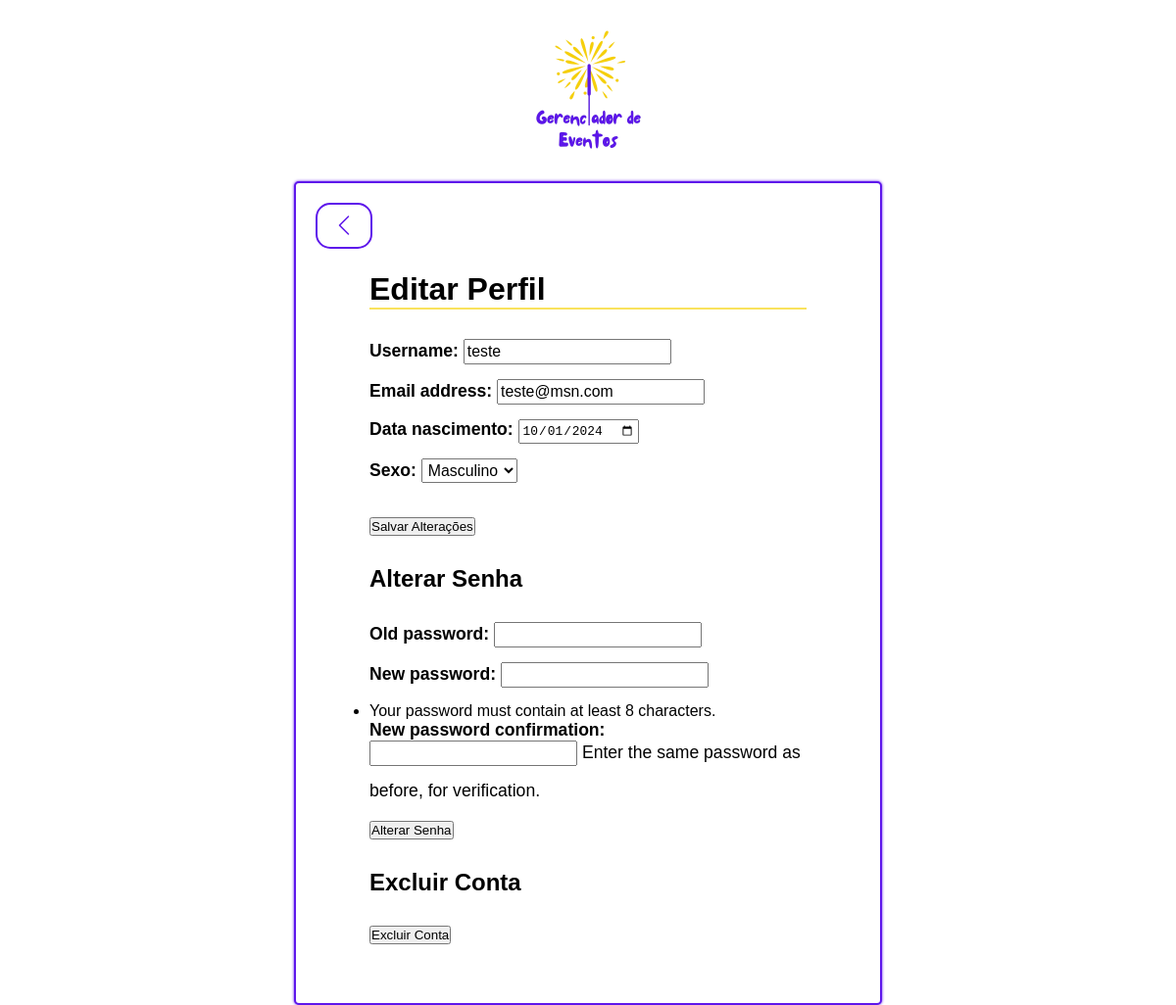
The page /usuarios/perfil/editar/ (signed in) on the database its author committed.
### usuarios/models.py (models this page shows)
class Usuario(AbstractUser):
    data_nascimento = models.DateField(null=True, blank=True)
    sexo = models.CharField(max_length=1, choices=[('M', 'Masculino'), ('F', 'Feminino')])

### usuarios/views.py (the view, shortened to what this page needs)
# urls.py: path('perfil/editar/', views.editar_perfil, name='editar_perfil'),
@login_required
def editar_perfil(request):
    user_form = EditarPerfilForm(instance=request.user)
    senha_form = AlterarSenhaForm(request.user)  # Instância do formulário para alterar senha
    return render(request, 'usuarios/editar_perfil.html', {
        'user_form': user_form,
        'senha_form': senha_form,
    })

### usuarios/forms.py (shortened to what this page needs)
class EditarPerfilForm(forms.ModelForm):
    data_nascimento = forms.DateField(
        widget=forms.DateInput(attrs={'type': 'date'}, format='%Y-%m-%d')
    )
    sexo = forms.ChoiceField(choices=[('M', 'Masculino'), ('F', 'Feminino')])
    class Meta:
        model = Usuario
        fields = ['username', 'email', 'data_nascimento', 'sexo']
        help_texts = {
            'username': None,
        }

class AlterarSenhaForm(PasswordChangeForm):
    class Meta:
        model = Usuario
        fields = ['old_password', 'new_password1', 'new_password2']

### usuarios/templates/usuarios/editar_perfil.html (shortened to what this page needs)
<!DOCTYPE html>
<html lang="pt-br">
<head>
    <link rel="stylesheet" href="https://cdn.jsdelivr.net/npm/bootstrap-icons/font/bootstrap-icons.css">
    {% load static %}
    <link rel="stylesheet" href="{% static 'setup/estilo_padrao.css' %}">
    <link rel="stylesheet" href="{% static 'css/editar_perfil.css' %}">
</head>
<body>
    <img src="{% static 'images/event-manager.png' %}" alt="Logo Gerenciador de Eventos">
    <div class="container-principal">
        <a href="{% url 'perfil_usuario' %}" class="btn-voltar">
            <i class="bi bi-chevron-left"></i>
        </a>
        <h1>Editar Perfil</h1>
        <hr class="hr-eventos">
        <form method="POST">
            {{ user_form.as_p }}
            <button type="submit" name="salvar" class="btn-salvar">Salvar Alterações</button>
        </form>
        <h2>Alterar Senha</h2>
        <form method="POST">
            {{ senha_form.as_p }}
            <button type="submit" name="alterar_senha" class="btn-alterar">Alterar Senha</button>
        </form>
        <h2>Excluir Conta</h2>
        <form method="POST" action="{% url 'excluir_conta' %}">
            <button type="submit" class="btn-delete" onclick="return confirm('Tem certeza que deseja excluir sua conta? Esta ação não pode ser desfeita.')">
                Excluir Conta
            </button>
        </form>
    </div>
</body>
</html>

### setup/static/setup/estilo_padrao.css (style rules this page uses)
:root { --roxo: #5E17EB; --roxo-hover: #6f27ff; --amarelo: #f6d30ba9; }
* { margin: 0; padding: 0; box-sizing: border-box; }
body { font-family: 'Nunito', sans-serif; }
.hr-eventos { margin-bottom: 30px; border: 1px solid var(--amarelo); }

### usuarios/static/css/editar_perfil.css (style rules this page uses)
body { display: flex; flex-direction: column; height: 100vh; }
img { align-self: center; width: 125px; padding-block: 30px; }
.container-principal { position: relative; align-self: center; width: 50%; padding: 90px 75px 60px 75px; background-color: #fff; border-radius: 5px; box-shadow: 0 0 3px var(--roxo); border: 2px solid var(--roxo); }
.container-principal form p { font-size: 1.1em; }
.container-principal p:last-of-type { margin-bottom: 20px; }
.container-principal form input, .container-principal form select { font-size: 0.9em; padding: 2px; margin-bottom: 15px; }
.container-principal form label { font-weight: bolder; }
.container-principal h2 { margin-block: 30px; }
.btn-voltar { display: inline-block; cursor: pointer; padding: 7.5px 15px; font-size: 1.5em; text-decoration: none; border-radius: 15px; font-weight: bolder; color: var(--roxo); background-color: white; border: 2px solid var(--roxo); position: absolute; top: 20px; left: 20px; transition: 0.3s; }

### rows shown on the page
Usuario: username "teste", email "teste@msn.com", data_nascimento "10/01/2024", sexo "Masculino"
